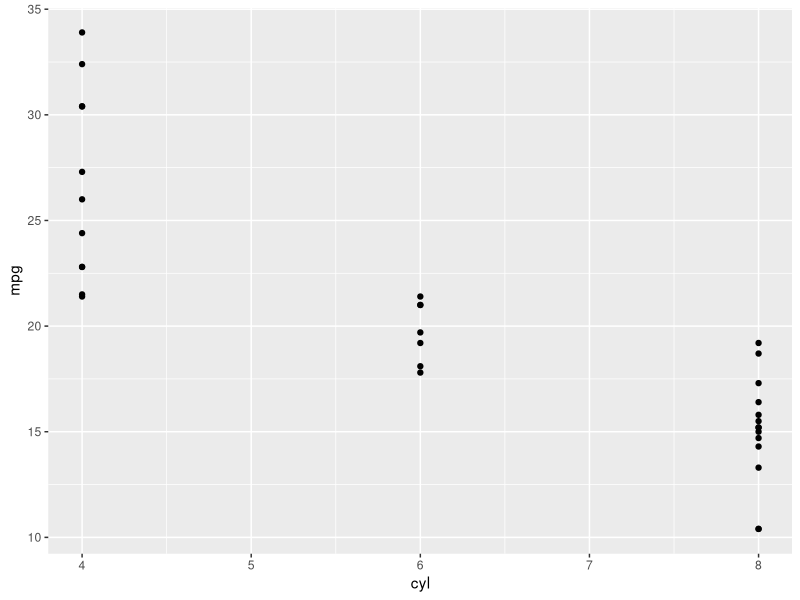
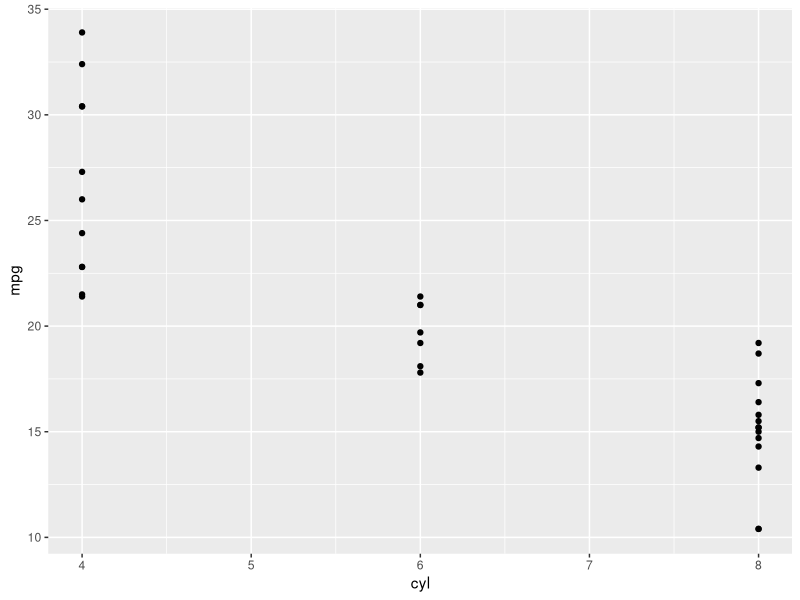
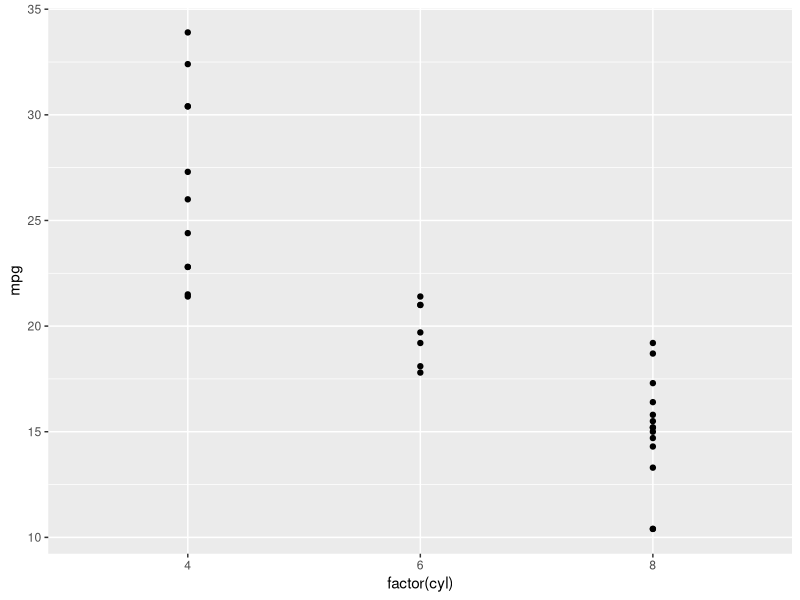
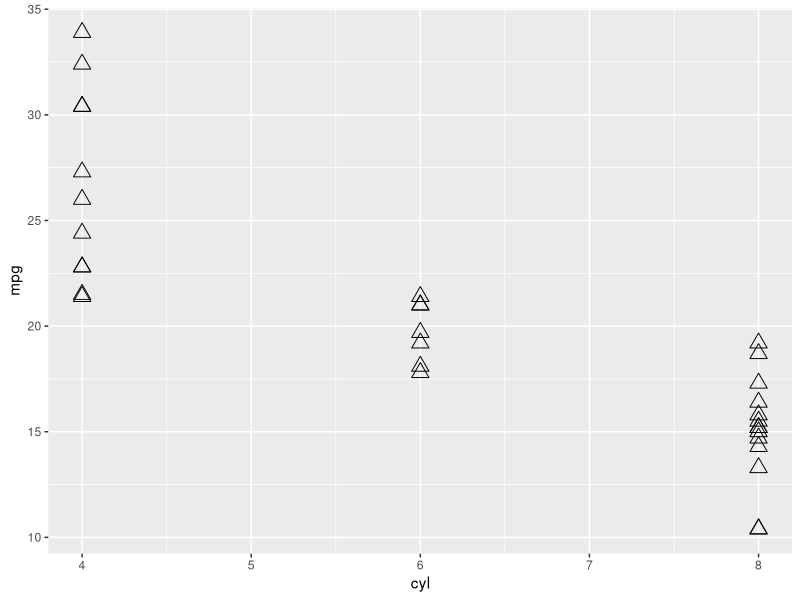
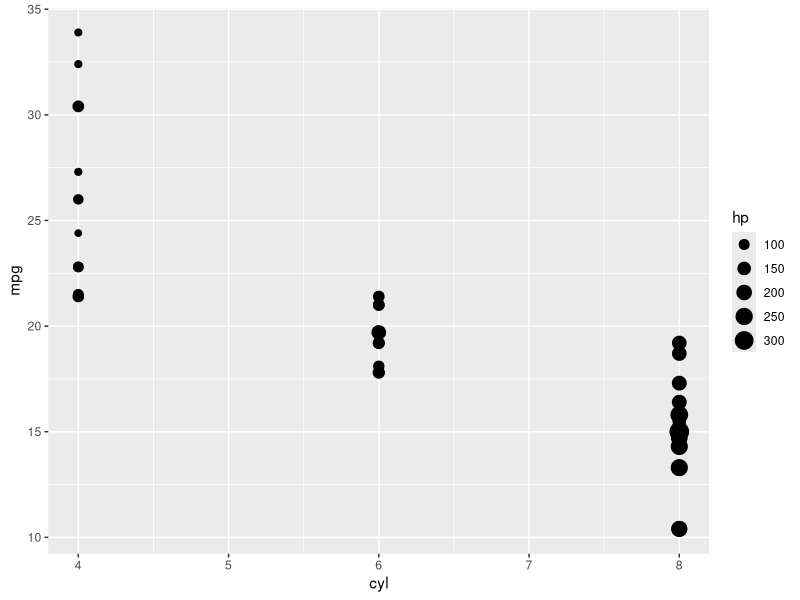
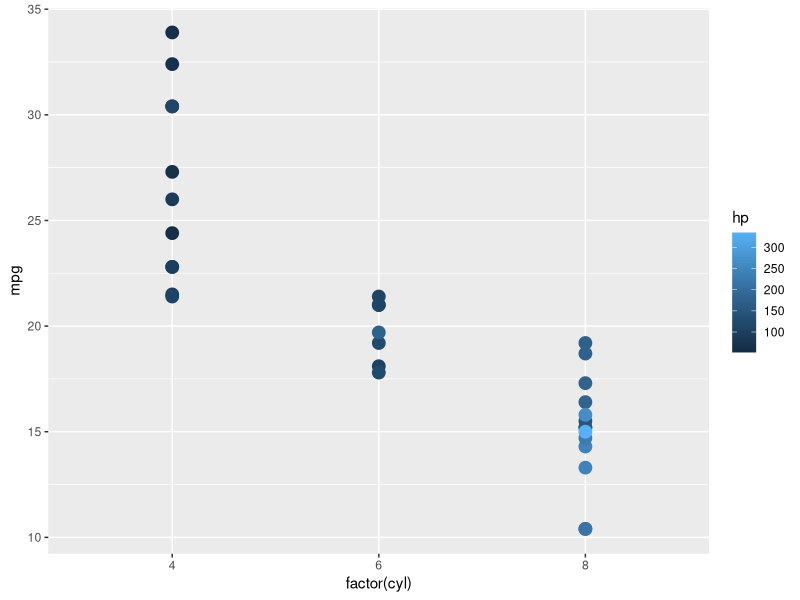
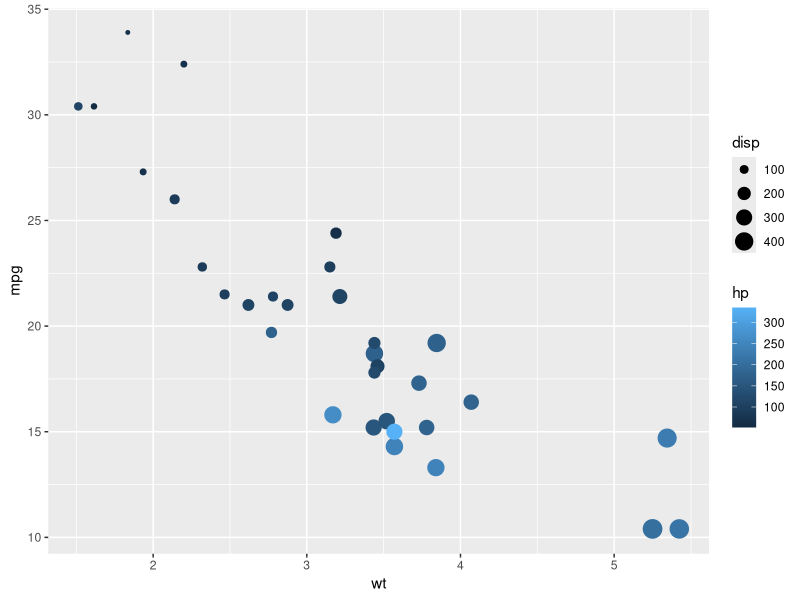
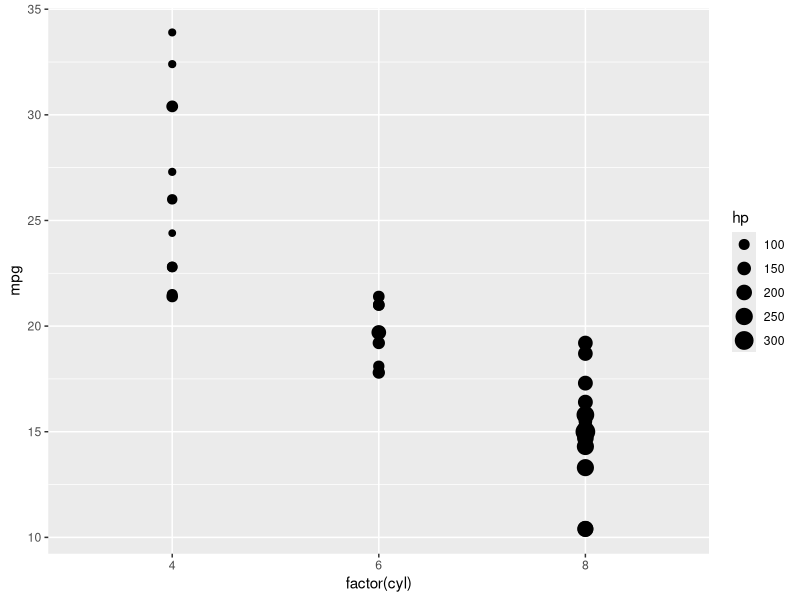

The R script that drew these images, in order: (Note: this script raises an error after producing the figures.)
###ggplot2 
attach(mtcars)
str(mtcars)
View(mtcars)
rownames(mtcars)
colnames(mtcars)

library(ggplot2)
ggplot(data=mtcars,aes(x=cyl,y=mpg))+geom_point()

ggplot(data=mtcars,aes(cyl,mpg))+geom_point()
str(mtcars$cyl)
ggplot(data=mtcars,aes(factor(cyl),mpg))+geom_point()

#ggplot(data=mtcars,aes(x=factor(cyl),y=mpg))+geom_point()
##scatter plot

ggplot(data=mtcars,aes(cyl,mpg))+geom_point(shape=2,size=4)

ggplot(data=mtcars,aes(cyl,mpg,size=hp))+geom_point()

ggplot(data=mtcars,aes(factor(cyl),mpg,color=hp))+geom_point(size=4)

ggplot(data=mtcars,aes(wt,mpg,color=hp,size=disp))+geom_point()

###another way of coding
##if we give sie in geom_point,it change the size of all var of aes.

p<-ggplot(data=mtcars,aes(x=factor(cyl),y=mpg))
p+geom_point(aes(size=hp))
p+geom_point(aes(color=hp,size=disp))

##absolute bar chart
ggplot(data=mtcars,aes(cyl,fill=am))+geom_bar(position = "stack")

###use geom_text in plot
ggplot(data=mtcars,aes(wt,mpg))+geom_text(aes(label=cyl))

##
ggplot(mtcars, aes(wt, mpg)) +
  geom_point(shape = 21, colour = "red", fill = "white", size = 2, stroke = 5)

##histogram
ggplot(mtcars,aes(mpg))+
  geom_histogram(bandwidth=3,color="blue",fill="red")
#############################################################################
p1 <- ggplot(mtcars, aes(wt, mpg)) +
  geom_point() +
  labs(title = "Fuel economy declines as weight increases")
p1

#plot
p1 + theme(plot.title = element_text(size = rel(2)))

p1 + theme(plot.background = element_rect(fill = "green"))

# Panels --------------------------------------------------------------------

p1 + theme(panel.background = element_rect(fill = "white", colour = "grey50"))
p1 + theme(panel.border = element_rect(linetype = "dashed", fill = NA))
p1 + theme(panel.grid.major = element_line(colour = "black"))
p1 + theme(
  panel.grid.major.y = element_blank(),
  panel.grid.minor.y = element_blank()
)

# Put gridlines on top of data
p1 + theme(
  panel.background = element_rect(fill = NA),
  panel.grid.major = element_line(colour = "grey50"),
  panel.ontop = TRUE
)
##__________________________________________________________________________________
# Legend --------------------------------------------------------------------
p2 <- ggplot(mtcars, aes(wt, mpg)) +
  geom_point(aes(colour = factor(cyl), shape = factor(vs))) +
  labs(
    x = "Weight (1000 lbs)",
    y = "Fuel economy (mpg)",
    colour = "Cylinders",
    shape = "Transmission"
  )
p2

# Position
p2 + theme(legend.position = "none")
p2 + theme(legend.justification = "top")
p2 + theme(legend.position = "bottom")

# Or place inside the plot using relative coordinates between 0 and 1
# legend.justification sets the corner that the position refers to
p2 + theme(
  legend.position = c(.95, .95),
  legend.justification = c("right", "top"),
  legend.box.just = "right",
  legend.margin = margin(6, 6, 6, 6)
)

# The legend.box properties work similarly for the space around
# all the legends
p2 + theme(
  legend.box.background = element_rect(),
  legend.box.margin = margin(6, 6, 6, 6)
)

# You can also control the display of the keys
# and the justifaction related to the plot area can be set
p2 + theme(legend.key = element_rect(fill = "white", colour = "black"))
p2 + theme(legend.text = element_text(size = 8, colour = "red"))
p2 + theme(legend.title = element_text(face = "bold"))

# Strips --------------------------------------------------------------------

p3 <- ggplot(mtcars, aes(wt, mpg)) +
  geom_point() +
  facet_wrap(~ cyl)
p3

p3 + theme(strip.background = element_rect(colour = "black", fill = "white"))
p3 + theme(strip.text.x = element_text(colour = "white", face = "bold"))
p3 + theme(panel.spacing = unit(1, "lines"))


#####
tips
str(tips)

#install.packages("reshape2")

library(ggplot2)

str(diamonds)
ggplot(data=diamonds,aes(carat,price,col=clarity))+geom_point()

ggplot(data=diamonds,aes(carat,price,col=clarity))+geom_smooth()

ggplot(data=diamonds,aes(carat,price,col=clarity))+geom_point(alpha=0.4)

q<-ggplot(data=diamonds,aes(carat,price))
          
q+geom_abline()
q+geom_area()
q+geom_col()
q+geom_smooth()
q+geom_boxplot()

View(diamonds)
####
str(economics)
head(economics)

ggplot(economics,aes(date,unemploy))+geom_line()

ggplot(economics,aes(date,unemploy/pop))+geom_line()

ggplot(economics,aes(date,unemploy/pop,col=psavert))+geom_line()

